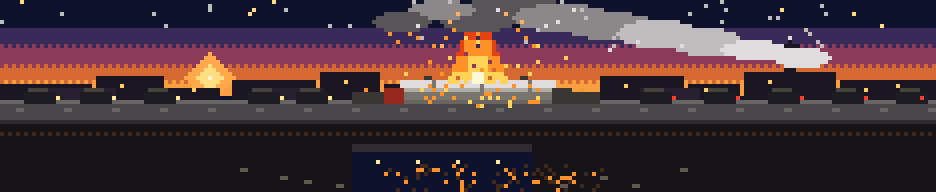
#> input picture scene.png, 936 x 192 px
$ python compose.py
#> lines starting #> are read from the running program, lines starting #| are printed output that depends on the picture
#!/usr/bin/env python3
"""Lay out the 26 November 2026 front page (entry.png).

The lead is the fuel-tanker fire on Cairo's Ring Road in Warraq:
the tanker overturned on Wednesday evening, 25 November 2026, and
burst into flames, killing at least 31 people and injuring 21. The
front page is dated Thursday 26 November 2026 and dates the crash
itself as Wednesday evening, so the day is never confused. The four
supporting panels are the USTR tariff proposals, Ukraine's strike on
the Savasleyka air base, the Houthi attacks on Saudi Arabia and the
Gulf, and the judges' recommendation to drop the Netanyahu bribery
charge — all of them announced on Wednesday 25 November and carried
in Thursday's papers. The pixel-art scene comes from pixel.py.

Run:  python3 pixel.py && python3 compose.py
Writes entry.png beside this file: 1024 by 1024, deterministic, no
network, no clock, no randomness. Pillow and the DejaVu fonts already
on this machine; main.py only copies the finished image, so the
grader needs neither.
"""
from PIL import Image, ImageDraw, ImageFont

W, H = 1024, 1024
PAPER = (248, 243, 230)
INK = (18, 18, 18)
RED = (178, 34, 34)
NAVY = (24, 48, 88)
CARD = (255, 255, 255)
GREY = (90, 86, 78)
BODY = (40, 38, 34)
GOLD = (240, 200, 60)

FONTS = "/usr/share/fonts/truetype/dejavu/"


def font(name, size):
    return ImageFont.truetype(FONTS + name, size)


def serif(size):
    return font("DejaVuSerif-Bold.ttf", size)


def sans(size, bold=True):
    return font("DejaVuSans-Bold.ttf" if bold else "DejaVuSans.ttf", size)


def wrap(draw, text, fnt, width):
    """Split text into lines that fit width, keeping \n breaks."""
    lines = []
    for chunk in text.split("\n"):
        words = chunk.split()
        line = ""
        for word in words:
            trial = (line + " " + word).strip()
            if draw.textlength(trial, font=fnt) <= width:
                line = trial
            else:
                if line:
                    lines.append(line)
                line = word
        if line:
            lines.append(line)
    return lines


def para(draw, x, y, text, fnt, width, fill=INK, leading=1.28):
    for line in wrap(draw, text, fnt, width):
        draw.text((x, y), line, font=fnt, fill=fill)
        y += int(fnt.size * leading)
    return y


def centre(draw, y, text, fnt, fill):
    draw.text((W // 2, y), text, font=fnt, fill=fill, anchor="ma")


def card(draw, box, accent):
    draw.rectangle(box, fill=CARD, outline=INK, width=2)
    draw.rectangle([box[0], box[1], box[2], box[1] + 8], fill=accent)


def story(draw, box, kicker, headline, body, accent):
    x0, y0, x1, _ = box
    card(draw, box, accent)
    draw.text((x0 + 16, y0 + 14), kicker, font=sans(16), fill=accent)
    end = para(draw, x0 + 16, y0 + 38, headline, serif(23),
               x1 - x0 - 32, leading=1.1)
    para(draw, x0 + 16, end + 6, body, sans(15, bold=False),
         x1 - x0 - 32, fill=BODY, leading=1.25)


def build_page():
    page = Image.new("RGB", (W, H), PAPER)
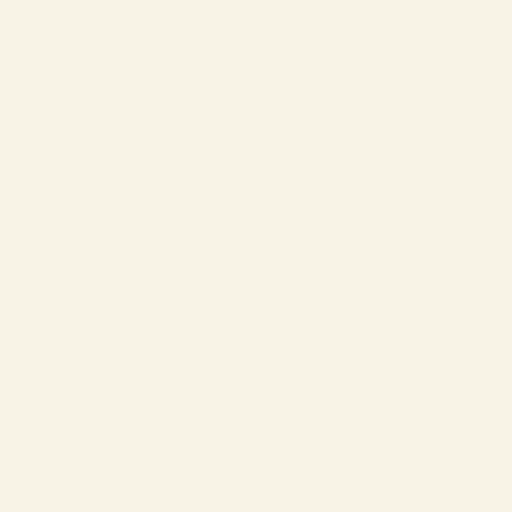
#> page: PIL image 1024x1024 RGB (shown at 1/2 size); mean R, G, B 248, 243, 230
    draw = ImageDraw.Draw(page)
    draw.rectangle([4, 4, W - 5, H - 5], outline=INK, width=4)

    # Masthead: black band, paper name, one-line promise.
    draw.rectangle([10, 10, W - 11, 138], fill=INK)
    centre(draw, 26, "THE WORLD IN ONE DAY", serif(56), (255, 255, 255))
    centre(draw, 96, "ONE IMAGE  •  THE WHOLE DAY'S NEWS", sans(20), GOLD)

    # The date, big and red, so the day is unmistakable.
    centre(draw, 152, "THURSDAY  26  NOVEMBER  2026", serif(36), RED)
    draw.line([60, 200, 320, 200], fill=INK, width=2)
    draw.line([704, 200, 964, 200], fill=INK, width=2)

    # Lead story: the pixel-art fire, caption chip, headline, standfirst.
    lead = (28, 216, 996, 568)
    card(draw, lead, RED)
    scene = Image.open("scene.png").convert("RGB")
#> scene is the input picture: PIL image 936x192 RGB; mean R, G, B 71.4, 52.6, 58.2
    page.paste(scene, (44, 232))
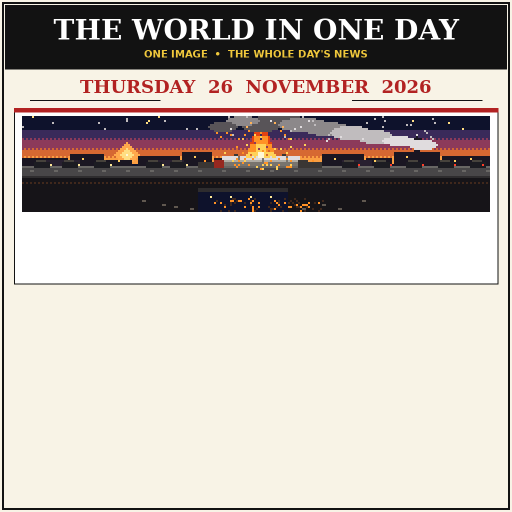
#> page: PIL image 1024x1024 RGB (shown at 1/2 size); mean R, G, B 188.3, 180.1, 173.9
    draw.rectangle([44, 394, 400, 424], fill=(10, 20, 35))
    draw.text((56, 400), "RING ROAD, WARRAQ, CAIRO",
              font=sans(17), fill=(255, 255, 255))
    draw.text((46, 448), "LEAD  •  CAIRO, EGYPT  —  WEDNESDAY EVENING",
              font=sans(20), fill=RED)
    draw.text((46, 478), "FUEL TANKER FIRE KILLS AT LEAST 31",
              font=serif(30), fill=INK)
    para(draw, 46, 514,
         "A tanker carrying fuel overturned on Cairo's Ring Road and "
         "burst into flames, killing at least 31 people and injuring "
         "21. More than two dozen cars were left charred.",
         sans(18, bold=False), 920, fill=BODY, leading=1.25)

    # A thin red rule between the lead story and the grid below it.
    draw.line([28, 576, 996, 576], fill=RED, width=2)

    # Four supporting stories in a two-by-two grid.
    stories = [
        {"kicker": "TRADE  •  WEDNESDAY",
         "head": "US TARIFFS HIT\n14 TRADING PARTNERS",
         "body": "Washington proposes duties up to 35% on Vietnam, "
                 "25% on India, 20% on China. Indonesia faces 18%.",
         "accent": RED},
        {"kicker": "UKRAINE  •  WEDNESDAY",
         "head": "UKRAINE STRIKES\nRUSSIAN AIR BASE",
         "body": "Kyiv says drones damaged three MiG-31s and two Su-34s "
                 "at Savasleyka, and hit two refineries in Samara.",
         "accent": NAVY},
        {"kicker": "THE GULF  •  WEDNESDAY",
         "head": "HOUTHIS HIT SAUDI\nREFINERY, GULF ON EDGE",
         "body": "Houthis claim a strike on Ras Tanura, Saudi Arabia's "
                 "biggest refinery. The US tells citizens to leave Iran.",
         "accent": RED},
        {"kicker": "ISRAEL  •  WEDNESDAY",
         "head": "JUDGES URGE DROP\nOF NETANYAHU CHARGE",
         "body": "Judges urge prosecutors to drop the Case 4000 bribery "
                 "charge, saying conviction is unlikely.",
         "accent": NAVY},
    ]
    gx, gy, gw, gh, gap = 28, 584, 474, 148, 20
    for i, item in enumerate(stories):
        x = gx + (i % 2) * (gw + gap)
        y = gy + (i // 2) * (gh + gap)
        story(draw, (x, y, x + gw, y + gh), item["kicker"], item["head"],
              item["body"], item["accent"])

    # Also-today strip, then the footer line.
    strip = (28, 908, 996, 988)
    card(draw, strip, NAVY)
    draw.text((46, 920), "ALSO TODAY", font=sans(19), fill=NAVY)
    para(draw, 46, 944,
         "Kim urges wider tactical nuclear deployment  •  "
         "Cartagena: all 76 hostages freed  •  "
         "Australia–Solomon Islands pact  •  "
         "FCC clears SpaceX for 1M satellites  •  "
         "US stocks slide",
         sans(17, bold=False), 932, fill=BODY, leading=1.3)
    centre(draw, 996, "SUMMED UP IN ONE IMAGE  •  26 NOVEMBER 2026",
           sans(17), GREY)

    page.save("entry.png", format="PNG", optimize=True)
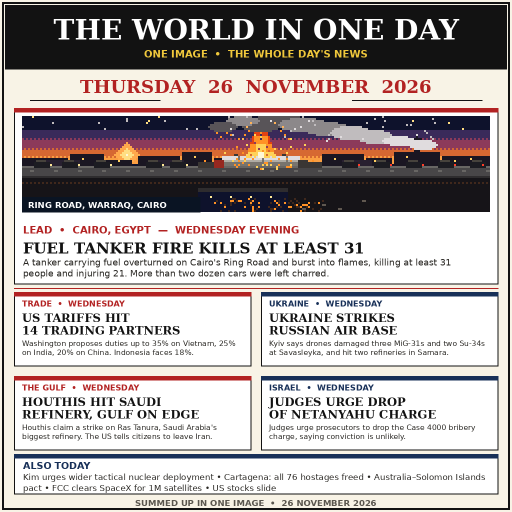
#> saved as entry.png: PIL image 1024x1024 RGB (shown at 1/2 size); mean R, G, B 174.6, 166.5, 165.6


if __name__ == "__main__":
    build_page()
